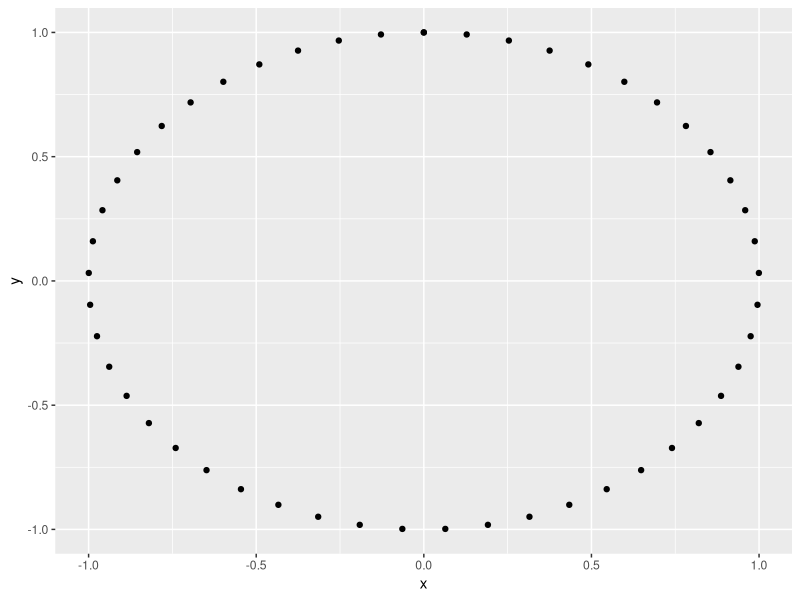
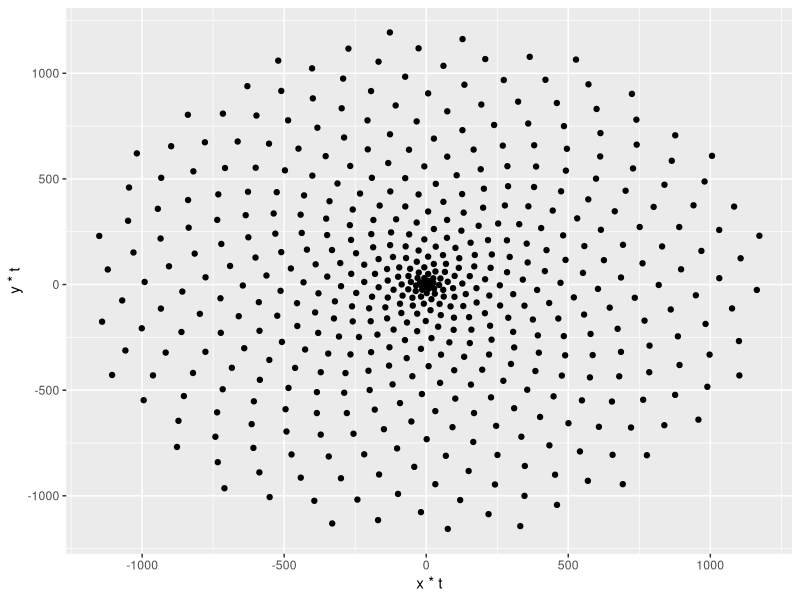
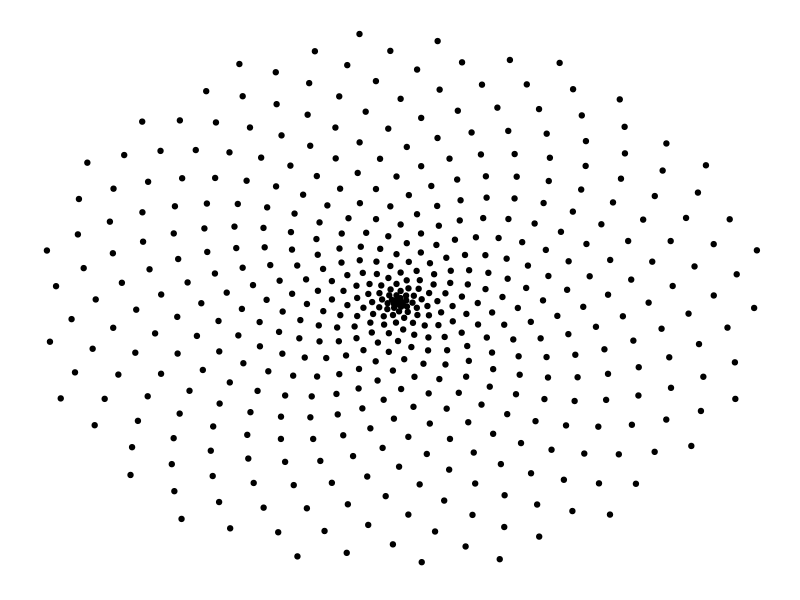
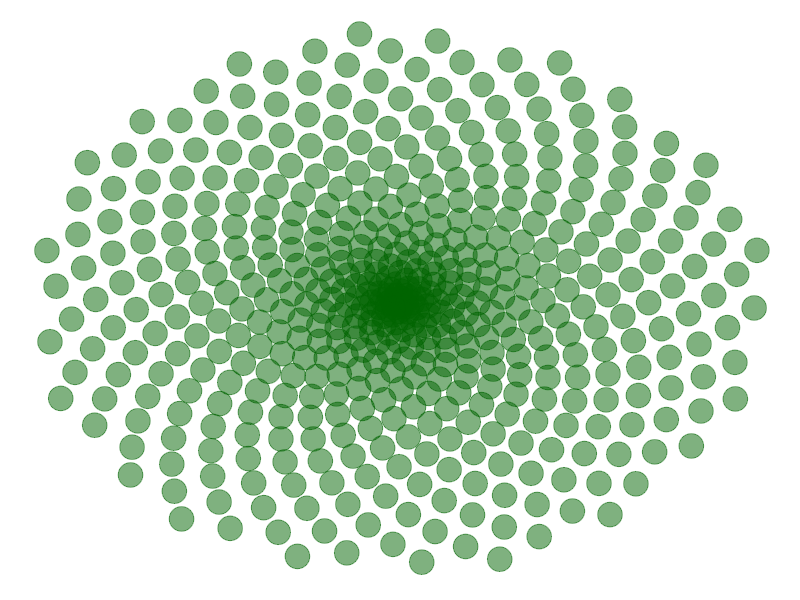
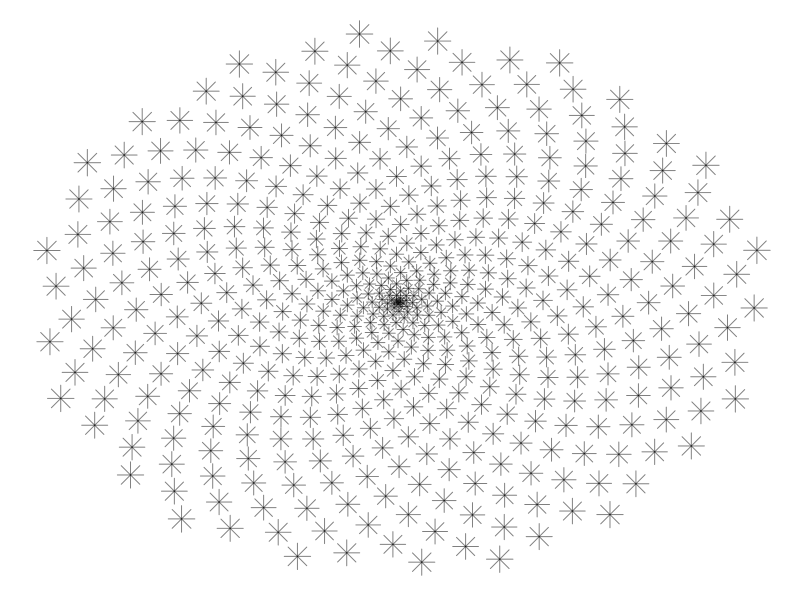
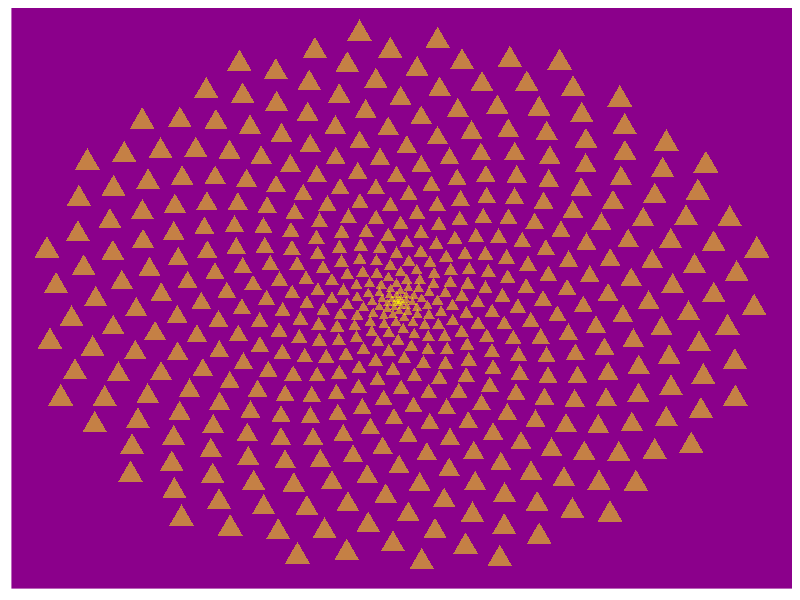
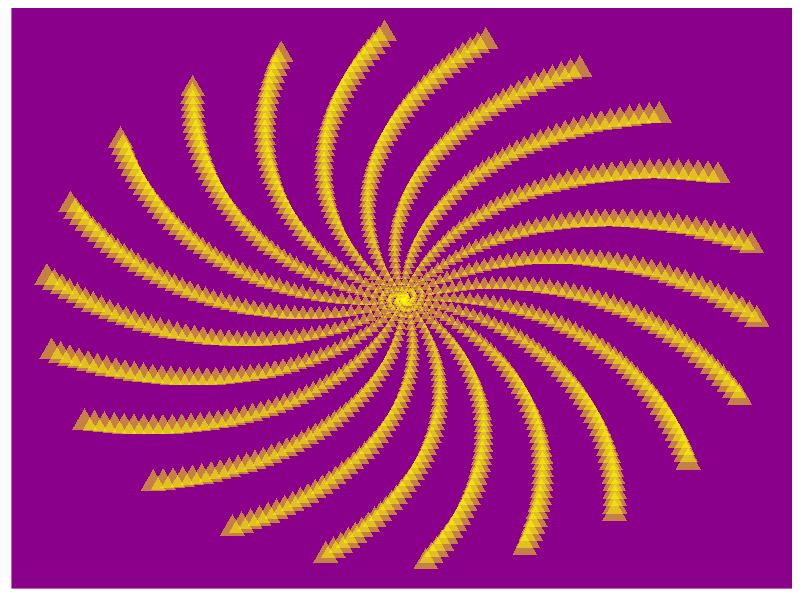
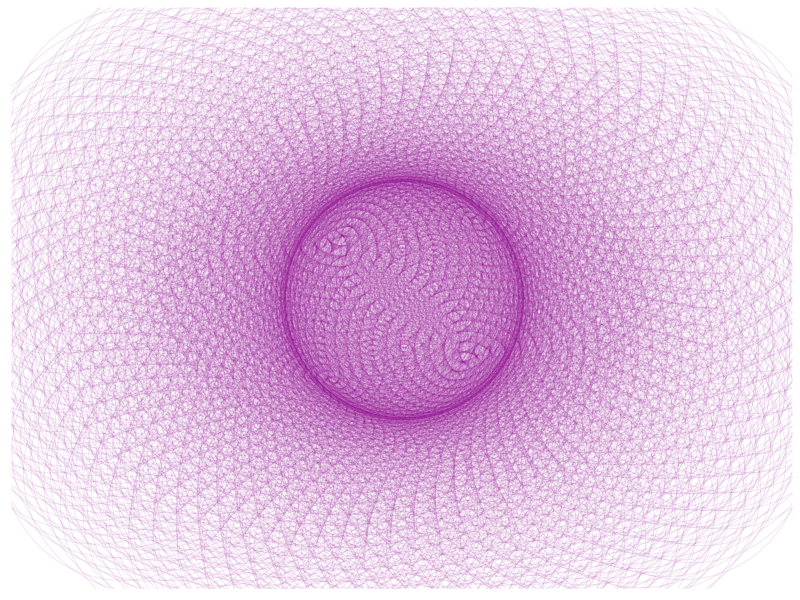

R code for these plots, in order:
# Set plot images to a nice size
options(repr.plot.width = 4, repr.plot.height = 4)

# Load the ggplot2 package
library(ggplot2)

# Create circle data to plot
t <- seq(0, 2*pi, length.out = 50)
x <- sin(t)
y <- cos(t)
df <- data.frame(t, x, y)

# Make a scatter plot of points in a circle
p <- ggplot(df, aes(x, y))
p + geom_point()

# Define the number of points
points <- 500

# Define the Golden Angle
angle <- pi * (3 - sqrt(5))

t <- (1:points) * angle
x <- sin(t)
y <-cos(t)
df <- data.frame(t, x, y)

# Make a scatter plot of points in a spiral
p <- ggplot(df, aes(x*t, y*t))
p + geom_point()

df <- data.frame(t, x, y)

# Make a scatter plot of points in a spiral and remove some plot components
p <- ggplot(df, aes(x*t, y*t))
p + geom_point() +
  theme(panel.background = element_rect(fill = "white"),
        panel.grid = element_blank(),
        axis.ticks = element_blank(),
        axis.title = element_blank(),
        axis.text = element_blank()
  )

# Change the above code to modify the 
# size, transparency, and color of the points
p <- ggplot(df, aes(x*t, y*t))
p +
  theme(panel.background = element_rect(fill = "white"),
        panel.grid = element_blank(),
        axis.ticks = element_blank(),
        axis.title = element_blank(),
        axis.text = element_blank()
  ) + 
  geom_point(size = 8, alpha = 0.5, color = "darkgreen")

# Copy the above code and modify the 
# color, size, and shape of the points
p <- ggplot(df, aes(x*t, y*t))
p +  theme(panel.background = element_rect(fill = "white"),
           legend.position = "none",
           panel.grid = element_blank(),
           axis.ticks = element_blank(),
           axis.title = element_blank(),
           axis.text = element_blank()
) + 
  geom_point(aes(size = t), alpha = 0.5, shape =8)

# Copy the above code and modify the color and
# shape of the points, and the background color
p <- ggplot(df, aes(x*t, y*t))
p +  theme(panel.background = element_rect(fill = "darkmagenta"),
           legend.position = "none",
           panel.grid = element_blank(),
           axis.ticks = element_blank(),
           axis.title = element_blank(),
           axis.text = element_blank()
) + 
  geom_point(aes(size = t), alpha = 0.5, shape = 17, color = "yellow")

# Change the value of the angle
angle <- 2.0
points <- 1000

t <- (1:points)*angle
x <- sin(t)
y <- cos(t)
df <- data.frame(t, x, y)

# Copy the plotting code from Task 7
p <- ggplot(df, aes(x*t, y*t))
p +  theme(panel.background = element_rect(fill = "darkmagenta"),
           legend.position = "none",
           panel.grid = element_blank(),
           axis.ticks = element_blank(),
           axis.title = element_blank(),
           axis.text = element_blank()
) + 
  geom_point(aes(size = t), alpha = 0.5, shape = 17, color = "yellow")

# Change the values of angle and points
angle <- 13*pi/180
points <- 2000

t <- (1:points)*angle
x <- sin(t)
y <- cos(t)
df <- data.frame(t, x, y)

# Adjust the plot parameters to create the magenta flower
p <- ggplot(df, aes(x*t, y*t))
p + geom_point(size = 80, alpha = 0.1, shape = 1, color = "magenta4")+
  theme(legend.position="none",
        panel.background = element_rect(fill = "white"),
        panel.grid=element_blank(),
        axis.ticks=element_blank(),
        axis.title=element_blank(),
        axis.text=element_blank())